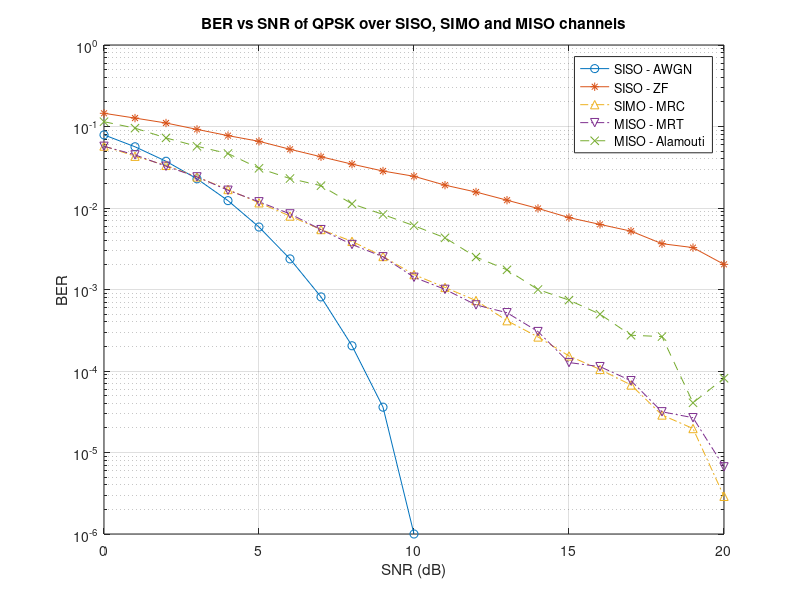

Write the MATLAB code that produced this figure.
clear; close all;
load('ber_set.mat')
semilogy(snrDb, numBerQpskAwgn, '-o');
hold on;
semilogy(snrDb, numBerQpskZf, '-*');
hold on;
semilogy(snrDb, numBerQpskMrc, '-.^');
hold on;
semilogy(snrDb, numBerQpskMrt, '-.v');
hold on;
semilogy(snrDb, numBerQpskAlamouti, '--x');
grid on;
legend('SISO - AWGN', 'SISO - ZF', 'SIMO - MRC', 'MISO - MRT', 'MISO - Alamouti');
title('BER vs SNR of QPSK over SISO, SIMO and MISO channels');
xlabel('SNR (dB)');
ylabel('BER');
